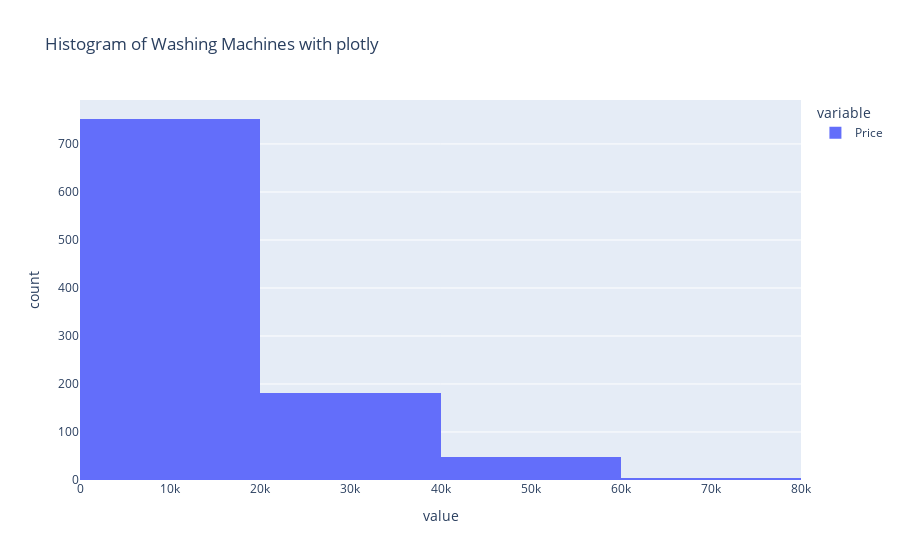

Notebook code cell kept with this figure:
### Code cell
# Histogram using Plotly
fig = px.histogram(df['Price'], nbins = 5,title ='Histogram of Washing Machines with plotly')
fig.show()

### Figure 1 — Plotly figure (JSON) as saved in the notebook; plotly's stock layout.template omitted (floating-point values rounded to 4 significant figures; data arrays with more than 128 entries replaced by an {"elided": "..."} marker saying what was removed)
{"data": [{"bingroup": "x", "hovertemplate": "variable=Price<br>value=%{x}<br>count=%{y}<extra></extra>", "legendgroup": "Price", "marker": {"color": "#636efa", "pattern": {"shape": ""}}, "name": "Price", "nbinsx": 5, "orientation": "v", "showlegend": true, "type": "histogram", "x": {"elided": "984 int values"}, "xaxis": "x", "yaxis": "y"}], "layout": {"barmode": "relative", "legend": {"title": {"text": "variable"}, "tracegroupgap": 0}, "title": {"text": "Histogram of Washing Machines with plotly"}, "xaxis": {"anchor": "y", "domain": [0, 1], "title": {"text": "value"}}, "yaxis": {"anchor": "x", "domain": [0, 1], "title": {"text": "count"}}}}
